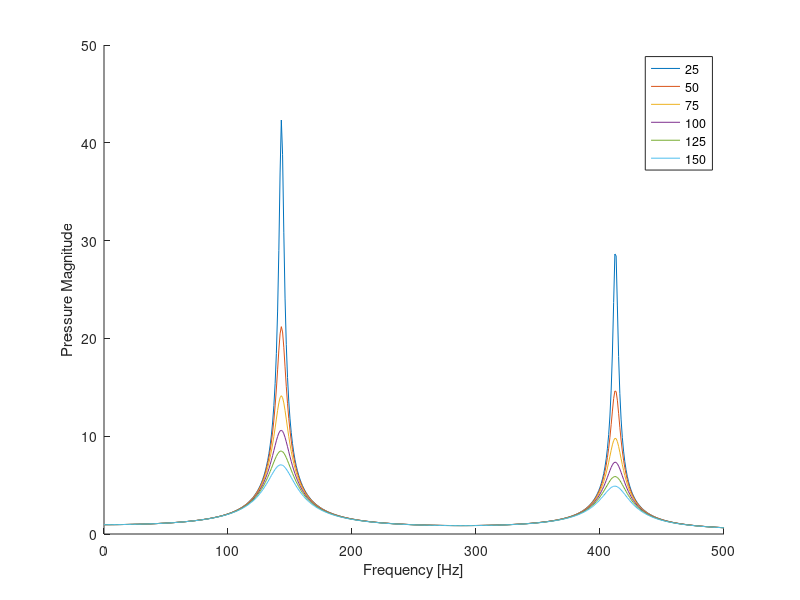

The MATLAB source for this figure: (Note: this script raises an error after producing the figure.)
clear ; clc ; close all ;
format shortG

rho = 1.2 ;              % Air density (kg/m^3)
c = 343 ;                % Speed of sound in air (m/s)
d = 2*0.0254 ;           % Diameter of tube (m)
L = (24-0.875)*0.0254 ;  % Geometric length of tube (m)
Le = L + 0.85*d/2 ;      % Effective length of tube (m)
A = pi/4*d^2 ;           % Cross-sectional area of tube (m^2)
Vv = (11.5*0.0254)^3 ;   % Volume of box (m^3)
m = rho*A*Le ;           % Mass of air in tube (kg)
kv = rho*c^2*A^2/Vv ;    % Effective stiffness of box volume (N/m)

%% 2 Elements
fprintf('2 Element Results:\n') ;
elements = 2 ;
% Effective stiffness element for 4 elements
k = rho*c^2*A/(Le/(2*elements)) ;   % (N/m)
% Mass matrix
M = m/elements*eye(elements) ;      % (kg)
% Stiffness matrix
K = [kv*k/(kv+k)+k/2 -k/2 ; ...
    -k/2 k/2+k] ;                   % (N/m)
% Compute eigenvalues
[~, D] = eig(M\K) ;
% Resonant frequencies
fn = 1/(2*pi)*sqrt(diag(D))         % (Hz)

% Calcualte pressure magnitude spectrum
F = zeros(elements,1) ; % Unity pressure input at first node
F(1) = A ;
f = 0:4:500 ;       % (Hz)
w = 2*pi*f ;        % (rad/s)
C = 50*M ; % Assumed damping matrix proportional to mass
for i = 1:length(f)
    x = (-w(i)^2*M + 1i*w(i)*C + K)\F ; % Calculate motion given force input
    p(i) = (k/2)*abs(x(1)-x(2))/A ; % Calculate pressure between nodes 1 and 2
end
%% 4 Elements
fprintf('4 Element Results:\n') ;
elements = 4 ;
k = rho*c^2*A/(Le/(2*elements)) ;   % (N/m)
M = m/elements*eye(elements) ;      % (kg)
K = [kv*k/(kv+k)+k/2 -k/2 0 0 ;...
    -k/2 k -k/2 0 ; ...
    0 -k/2 k -k/2 ; ...
    0 0 -k/2 k/2+k] ;               % (N/m)
[~, D] = eig(M\K) ;
fn = 1/(2*pi)*sqrt(diag(D))         % (Hz)

F = zeros(elements,1) ;
F(1) = A ;
f = 0:1:500 ;       % (Hz)
w = 2*pi.*f ;       % (rad/s)
C = 100*M ;
for i = 1:length(f)
    x = (-w(i)^2*M + 1i*w(i)*C + K)\F ;
    p(i) = (k/2)*abs(x(1)-x(2))/A ;
end
%% 6 Elements (closed open)
fprintf('6 Element Results (closed open):\n') ;
elements = 6 ;
k = rho*c^2*A/(Le/(2*elements)) ;   % (N/m)
M = m/elements*eye(elements) ;      % (kg)
K = [k/2 -k/2 0 0 0 0 ; ...
    -k/2 k -k/2 0 0 0 ; ...
    0 -k/2 k -k/2 0 0 ; ...
    0 0 -k/2 k -k/2 0 ; ...
    0 0 0 -k/2 k -k/2 ; ...
    0 0 0 0 -k/2 k/2+k] ;           % (N/m)
[~, D] = eig(M\K) ;
fn = 1/(2*pi)*sqrt(diag(D))         % (Hz)

F = zeros(elements,1) ;
F(1) = A ;
f = 0:1:500 ;       % (Hz)
w = 2*pi.*f ;       % (rad/s)
C = 100*M ;
for i = 1:length(f)
    x = (-w(i)^2*M + 1i*w(i)*C + K)\F ;
    p(i) = (k/2)*abs(x(1)-x(2))/A ;
end
%% 6 Elements
fprintf('6 Element Results:\n') ;
elements = 6 ;
k = rho*c^2*A/(Le/(2*elements)) ;   % (N/m)
M = m/elements*eye(elements) ;      % (kg)
K = [kv*k/(kv+k)+k/2 -k/2 0 0 0 0 ;...
    -k/2 k -k/2 0 0 0 ;...
    0 -k/2 k -k/2 0 0 ;...
    0 0 -k/2 k -k/2 0 ;...
    0 0 0 -k/2 k -k/2 ;...
    0 0 0 0 -k/2 k/2+k] ;           % (N/m)
[~, D] = eig(inv(M)*K) ;
fn = 1/(2*pi)*sqrt(diag(D))         % (Hz)

F = zeros(elements,1) ;
F(1) = A ;
f = 0:1:500 ;       % (Hz)
w = 2*pi.*f ;       % (rad/s)

figure
hold on
% Plotting pressure at 5-6 for range of C to M proportionalities
for a = 25:25:150
    C = a*M ;
    for i = 1:length(f)
        x = (-w(i)^2*M + 1i*w(i)*C + K)\F ; % Calculate motion given force input
        p12(i) = (k/2)*abs(x(1)-x(2))/A ;
        p23(i) = (k/2)*abs(x(2)-x(3))/A ;
        p34(i) = (k/2)*abs(x(3)-x(4))/A ;
        p45(i) = (k/2)*abs(x(4)-x(5))/A ;
        p56(i) = (k/2)*abs(x(5)-x(6))/A ;
    end
    plot(f,p56) ;
    
end
xlabel('Frequency [Hz]')
ylabel('Pressure Magnitude')
lgd1 = legend('25','50','75','100','125','150') ;
lgd1.Title.String = "\alpha" ;
lgd1.Title.FontSize = 12 ;

%% Plotting spectrums at positions
figure
max_f1 = max([max(p12(1:250)) max(p23(1:250)) max(p34(1:250)) max(p45(1:250)) max(p56(1:250))]) ;
max_f2 = max([max(p12(250:500)) max(p23(250:500)) max(p34(250:500)) max(p45(250:500)) max(p56(250:500))]) ;
hold on
plot(f,p12/max_f1) ;
plot(f,p23/max_f1) ;
plot(f,p34/max_f1) ;
plot(f,p45/max_f1) ;
plot(f,p56/max_f1) ;
xlabel('Frequency (Hz)') ;
ylabel('Amplitude') ;
legend('1-2','2-3','3-4','4-5','5-6') ;

%% Continious frequency and amplitudes
n = 1 ;    % First natural frequency
f_c = c/(4*Le)*(2*n-1) ;
ky = pi/2 * (2*n-1)/Le ;
x = [.0799 .1814 .2829 .3844 .4859]+.875*.0254 ;
amps = abs(sin(ky*x))/max(abs(sin(ky*x)))
figure
subplot(1,2,1) ;
x = linspace(0,Le,1000) ;
hold on
plot(x-0.875*0.0254,1/sin(ky*(.4859+.875*.0254))*abs(sin(ky*x))) ;
plot([.0799 .1814 .2829 .3844 .4859],[.2643 .5056 .7228 .8928 1], '.r')
xlabel('x [m]')
ylabel('Normalized Pressure [-]')
title('Pressure Shape, Mode 1')

n = 2 ;    % Second natural frequency
f_c = c/(4*Le)*(2*n-1) ;
ky = pi/2 * (2*n-1)/Le ;
x = [.0799 .1814 .2829 .3844 .4859]+.875*.0254 ;
amps = abs(sin(ky*x))/max(abs(sin(ky*x)))
subplot(1,2,2) ;
x = linspace(0,Le,1000) ;
hold on
plot(x-0.875*0.0254,1/sin(ky*(.1814+.875*.0254))*abs(sin(ky*x))) ;
plot([.0799 .1814 .2829 .3844 .4859],[.7074 1 .7121 .0385 .7053], '.r')
xlabel('x [m]')
ylabel('Normalized Pressure [-]')
title('Pressure Shape, Mode 2')
